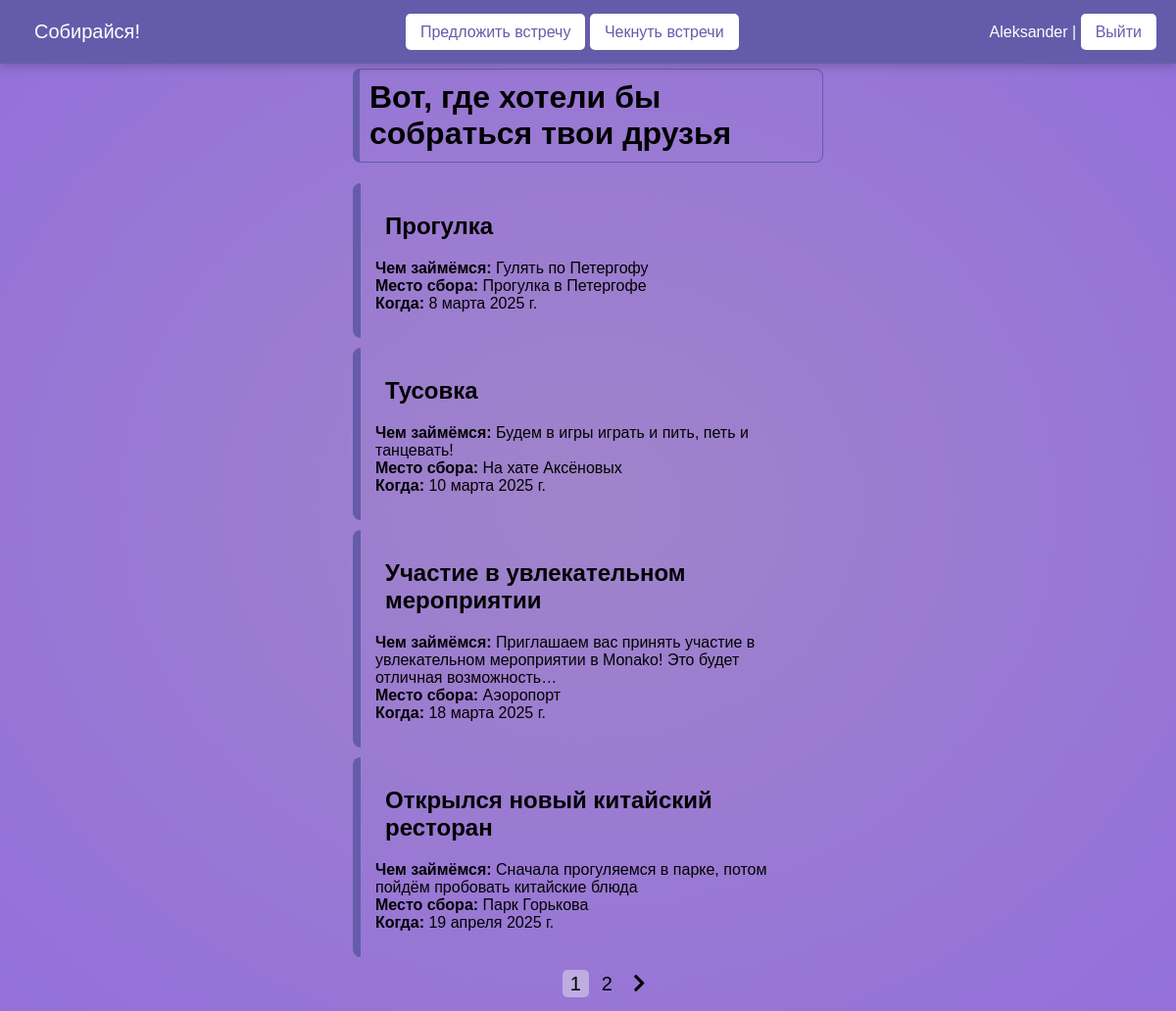
Page /check/ (signed in) on the committed database.
### meetings/models.py (models this page shows, shortened)
class Meeting(models.Model):
    author = models.ForeignKey(User, on_delete=models.SET_NULL, null=True)
    reason_to_meet = models.CharField('Повод для встречи', max_length=150)
    meeting_place = models.CharField('Место сбора' ,max_length=255)
    address = models.CharField('Адрес', max_length=150)
    what_to_do = models.TextField('Чем займёмся')
    dress_code = models.CharField('Дресс-код', max_length=150)
    link = models.URLField('Ссылка на место, мероприятие', blank=True)
    date_meeting = models.DateField('Когда собираемся')
    date_create = models.DateField(auto_now_add=True)

### meetings/views.py (the view)
# urls.py: path('check/', views.view_meetings, name='check'),
@login_required
def view_meetings(request):
    meetings = Meeting.objects.all().order_by('date_meeting') # все встречи из базы
    paginator = Paginator(meetings, 4)  # пагинатор по 4 элемента на страницу
    page_number = request.GET.get('page', 1)  # номер страницы из GET-параметра
    page_obj = paginator.get_page(page_number)   # объект страницы
    return render(request, 'meetings/check.html', {'page_obj': page_obj})

### meetings/templates/meetings/check.html (shortened to what this page needs)
{% extends 'base.html' %}
{% load static %}
{% block content %}
<link rel="stylesheet" href="https://cdnjs.cloudflare.com/ajax/libs/font-awesome/5.15.4/css/all.min.css">
<link rel="stylesheet" type="text/css" href="{% static 'meetings/css/check.css' %}"/>
 <div class="container-fluid events-container">
    <h1 class="mb-4 ml-3">Вот, где хотели бы собраться твои друзья</h1>
    <div class="row g-4">
        {% for meeting in page_obj %}
        <div class="col-md-5 col-lg-4">
            <a href="{% url 'meeting_detail' meeting.pk %}" class="card-link">
                <div class="card meeting-card" style="border-left: 8px solid {{ 'rgb(100, 92, 170)' }}">
                    <div class="card-content">
                        <h2 class="card-title">{{ meeting.reason_to_meet }}</h2>
                        <p class="card-text">
                            <strong>Чем займёмся:</strong> {{ meeting.what_to_do|truncatechars:100 }}<br>
                            <strong>Место сбора: </strong> {{ meeting.meeting_place|truncatechars:100 }}<br>
                            <strong>Когда: </strong> {{ meeting.date_meeting }}
                        </p>
                    </div>
                </div>
            </a>
        </div>
        {% endfor %}
    </div>
</div>
    <nav aria-label="Page navigation">
        <ul class="pagination justify-content-center">
            {% for num in page_obj.paginator.page_range %}
                <li class="page-item {% if num == page_obj.number %}active{% endif %}">
                    <a class="page-link" href="?page={{ num }}">{{ num }}</a>
                </li>
            {% endfor %}
            {% if page_obj.has_next %}
                <li class="page-item">
                    <a class="page-link" href="?page={{ page_obj.next_page_number }}">
                        <i class="fas fa-chevron-right"></i>
                    </a>
                </li>
            {% endif %}
        </ul>
    </nav>
</div>
{% endblock %}

### templates/base.html (shortened to what this page needs)
{% load static %}
<!DOCTYPE html>
<html lang="ru">
<head>
    <link rel="stylesheet" type="text/css" href="{% static 'meetings/css/style.css' %}"/>
</head>
<body>
    <div class="header">
        <div class="btn site-name"><a id="home" href="{% url 'home' %}" class="home-button">Собирайся!</a></div>
        <div class="nav-buttons">
            <a class="btn btn-primary" href="{% url 'suggest' %}">Предложить встречу</a>
            <a class="btn btn-primary" href="{% url 'check' %}">Чекнуть встречи</a>
        </div>
        <div class="auth-buttons">
            {% if user.is_authenticated %}
            {{user.username}} | <a href="{% url 'users:logout' %}">Выйти</a>
            {% else %}
            <a class="btn btn-primary" href="{% url 'users:login' %}">Войти</a> <a class="btn btn-primary" href="{% url 'users:register' %}">Регистрация</a>
            {% endif %}
        </div>
    </div>
	<div class="content-text">
{% block content %}
{% endblock %}
</body>
</html>

### meetings/static/meetings/css/style.css (style rules this page uses)
body { background: radial-gradient(ellipse, #A084CA, #9370DB); margin: 0; font-family: Arial, sans-serif; }
.header { position: fixed; top: 0; left: 0; right: 0; background-color: #645CAA; color: white; display: flex; justify-content: space-between; align-items: center; padding: 11px 20px; box-shadow: 0 3px 10px rgba(0, 0, 0, 0.2); z-index: 1000; }
.header a { background-color: #fff; color: #645CAA; border: none; padding: 10px 15px; border-radius: 5px; cursor: pointer; transition: background-color 0.3s; text-decoration: none; }
#home { background-color: #645CAA; color: #fff; text-decoration: none; display: inline-block; transition: transform 0.3s ease; font-size: 20px; }

### meetings/static/meetings/css/check.css (style rules this page uses)
.events-container { margin-left: 30%; margin-top: 70px; max-width: 40%; }
.mb-4 { padding: 10px; border: 1px solid #645CAA; border-left: 7px solid rgb(100, 92, 170); border-radius: 8px; }
.meeting-card { margin-top: 70px; margin: 10px 0; transition: transform 0.3s ease, box-shadow 0.3s ease; border-radius: 8px; overflow: hidden; transform-origin: left center; }
.card-content { padding: 10px 25px 10px 15px; }
.card-title { margin-left: 10px; }
.card-link { text-decoration: none; color: inherit; }
.pagination { margin-top: 20x; list-style: none; display: flex; justify-content: center; gap: 5px; }
.page-item.active .page-link { background-color: #BFACE0; border-color: #BFACE0; }
.page-link { color: #000000; font-size: 20px; font-weight: 500; border: 1px solid EBC7E8; border-radius: 5px; text-align: center; padding: 0.2rem 0.5rem; background-color: inherit; width: 25%; transition: background-color 0.3s ease; text-decoration: none; }

### rows in the picture
Meeting: reason_to_meet "Прогулка", what_to_do "Гулять по Петергофу", meeting_place "Прогулка в Петергофе", date_meeting "8 марта 2025 г."
Meeting: reason_to_meet "Тусовка", what_to_do "Будем в игры играть и пить, петь и танцевать!", meeting_place "На хате Аксёновых", date_meeting "10 марта 2025 г."
Meeting: reason_to_meet "Участие в увлекательном мероприятии", what_to_do "Приглашаем вас принять участие в увлекательном мероприятии в Monako! Это будет отличная возможность…", meeting_place "Аэоропорт", date_meeting "18 марта 2025 г."
Meeting: reason_to_meet "Открылся новый китайский ресторан", what_to_do "Сначала прогуляемся в парке, потом пойдём пробовать китайские блюда", meeting_place "Парк Горькова", date_meeting "19 апреля 2025 г."

### other values in the picture
{{ user.username }} "Aleksander"
{{ num }} "1" "2"
